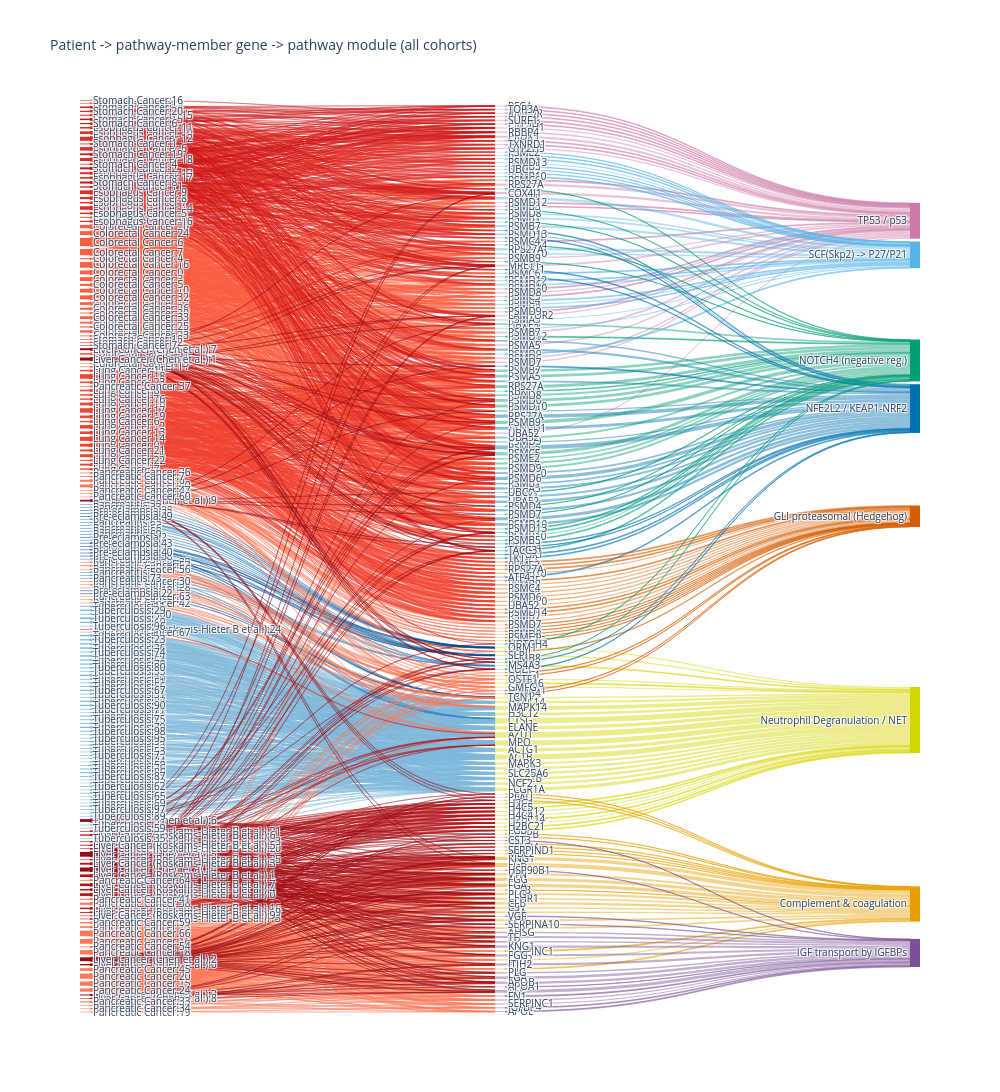

Notebook code cell kept with this figure:
### Code cell
TOP_GENES_PER_MODULE = 30  # visibility cap -- keep only the strongest genes per module

PHENOTYPE_CATEGORY = {
    'Tuberculosis': 'Inflammatory', 'Pancreatitis': 'Inflammatory', 'Pre-eclampsia': 'Inflammatory',
    'Pancreatic Cancer': 'Cancer', 'Colorectal Cancer': 'Cancer', 'Lung Cancer': 'Cancer',
    'Esophagus Cancer': 'Cancer', 'Stomach Cancer': 'Cancer',
    'Liver Cancer (Roskams-Hieter B et al.)': 'Cancer', 'Liver Cancer (Chen et al.)': 'Cancer',
}
CATEGORY_CMAP = {'Cancer': plt.get_cmap('Reds'), 'Inflammatory': plt.get_cmap('Blues')}
PHENOTYPE_COLORS = {}
for cat, phs in [('Cancer', [p for p in PHENOTYPE_ORDER if PHENOTYPE_CATEGORY[p] == 'Cancer']),
                 ('Inflammatory', [p for p in PHENOTYPE_ORDER if PHENOTYPE_CATEGORY[p] == 'Inflammatory'])]:
    shades = np.linspace(0.45, 0.9, len(phs))
    for ph, s in zip(phs, shades):
        PHENOTYPE_COLORS[ph] = f'#{"".join(f"{int(c * 255):02x}" for c in CATEGORY_CMAP[cat](s)[:3])}'

mod_color = {m: c for m, _, c in MODULES}


def tint(hex_str, amount=0.55):
    r, g, b = (int(hex_str.lstrip('#')[k:k + 2], 16) / 255 for k in (0, 2, 4))
    r, g, b = (v + (1 - v) * amount for v in (r, g, b))
    return f'#{int(r * 255):02x}{int(g * 255):02x}{int(b * 255):02x}'


gene_tint = {m: tint(c) for m, c in mod_color.items()}

pat_gene_z, gene_module_z = {}, {}
for _, r in recur.iterrows():
    slug = slugify(r.phenotype)
    d = pickle.load(open(PCDIR / slug / 'sig.pkl', 'rb'))
    Zu, Fm = pickle.load(open(PCDIR / slug / 'universe.pkl', 'rb'))
    j = match_pathway_index(r.matched_name, d['terms'])
    if j is None:
        continue
    members = np.where(M[j])[0]
    pats = np.where(d['path_sig'][:, j])[0]
    if len(pats) == 0 or len(members) == 0:
        continue
    sub = Zu[np.ix_(pats, members)]
    qual = np.abs(sub) >= EDGE_Z_MIN
    gcols_all = np.where(qual.any(axis=0))[0]
    if len(gcols_all) == 0:
        continue
    deg = qual[:, gcols_all].sum(axis=0)
    strength = np.where(qual[:, gcols_all], np.abs(sub[:, gcols_all]), 0).sum(axis=0)
    ranked = gcols_all[np.lexsort((-strength, -deg))]
    gcols, family_count = [], {}
    for gc in ranked:
        fam = gene_family(universe_syms[members[gc]])
        if family_count.get(fam, 0) >= HISTONE_FAMILY_CAP:
            continue
        gcols.append(gc)
        family_count[fam] = family_count.get(fam, 0) + 1
        if len(gcols) == MAX_GENES_PER_PATHWAY:
            break
    for gc in gcols:
        gu = members[gc]
        gene_key = (r.module, universe_syms[gu])
        for k in range(len(pats)):
            z = sub[k, gc]
            if abs(z) < EDGE_Z_MIN:
                continue
            pat_key = f'{r.phenotype}:{pats[k]}'
            pat_gene_z[(pat_key, gene_key)] = max(pat_gene_z.get((pat_key, gene_key), 0), abs(z))
            gene_module_z[(gene_key, r.module)] = gene_module_z.get((gene_key, r.module), 0) + abs(z)

# visibility: keep only the TOP_GENES_PER_MODULE strongest genes per module
keep_genes = set()
for module in {m for _, m in gene_module_z}:
    ranked = sorted([g for g, m in gene_module_z if m == module], key=lambda g: -gene_module_z[(g, module)])
    keep_genes.update(ranked[:TOP_GENES_PER_MODULE])
pat_gene_z = {k: v for k, v in pat_gene_z.items() if k[1] in keep_genes}
gene_module_z = {k: v for k, v in gene_module_z.items() if k[0] in keep_genes}

displayed_pats = sorted({p for p, _ in pat_gene_z})
displayed_genes = sorted({g for _, g in pat_gene_z})
modules = [m for m, _, _ in MODULES if any(g[0] == m for g in displayed_genes)]

nodes = displayed_pats + [g[1] for g in displayed_genes] + modules
idx = {n: i for i, n in enumerate(displayed_pats)}
idx.update({g: len(displayed_pats) + i for i, g in enumerate(displayed_genes)})
idx.update({m: len(displayed_pats) + len(displayed_genes) + i for i, m in enumerate(modules)})

node_colors = ([PHENOTYPE_COLORS[p.split(':')[0]] for p in displayed_pats]
              + [gene_tint[g[0]] for g in displayed_genes]
              + [mod_color[m] for m in modules])

src, tgt, val, link_col = [], [], [], []
for (pat_key, gene_key), z in pat_gene_z.items():
    src.append(idx[pat_key]); tgt.append(idx[gene_key]); val.append(z)
    link_col.append(hex_to_rgba(PHENOTYPE_COLORS[pat_key.split(':')[0]], 0.35))
for (gene_key, module), z in gene_module_z.items():
    src.append(idx[gene_key]); tgt.append(idx[module]); val.append(z)
    link_col.append(hex_to_rgba(mod_color[module], 0.45))

node_labels = displayed_pats + [g[1] for g in displayed_genes] + modules
fig = go.Figure(go.Sankey(
    arrangement='snap',
    node=dict(label=node_labels, color=node_colors, pad=3, thickness=10, line=dict(width=0)),
    link=dict(source=src, target=tgt, value=val, color=link_col),
))
fig.update_layout(width=1000, height=max(900, len(displayed_pats) * 10), font_size=10,
                  title='Patient -> pathway-member gene -> pathway module (all cohorts)')

# plotly.js hardcodes a white text-shadow halo on Sankey node labels -- strip it via SVG post-process
svg = fig.to_image(format='svg').decode('utf-8')
svg = re.sub(r'text-shadow:[^;"]*;', '', svg)
out_path = PFDIR / 'cross_phenotype_sankey.png'
cairosvg.svg2png(bytestring=svg.encode('utf-8'), write_to=str(out_path), scale=2)
fig.show()
print(f'{len(displayed_pats)} patients, {len(displayed_genes)} genes, {len(modules)} modules -> {out_path}')

### Figure 1 — Plotly figure (JSON) as saved in the notebook; plotly's stock layout.template omitted (floating-point values rounded to 4 significant figures; data arrays with more than 128 entries replaced by an {"elided": "..."} marker saying what was removed)
{"data": [{"arrangement": "snap", "link": {"color": {"elided": "2621 str values"}, "source": {"elided": "2621 int values"}, "target": {"elided": "2621 int values"}, "value": {"elided": "2621 float values"}}, "node": {"color": {"elided": "438 str values"}, "label": {"elided": "438 str values"}, "line": {"width": 0}, "pad": 3, "thickness": 10}, "type": "sankey"}], "layout": {"font": {"size": 10}, "height": 2160, "title": {"text": "Patient -> pathway-member gene -> pathway module (all cohorts)"}, "width": 1000}}
